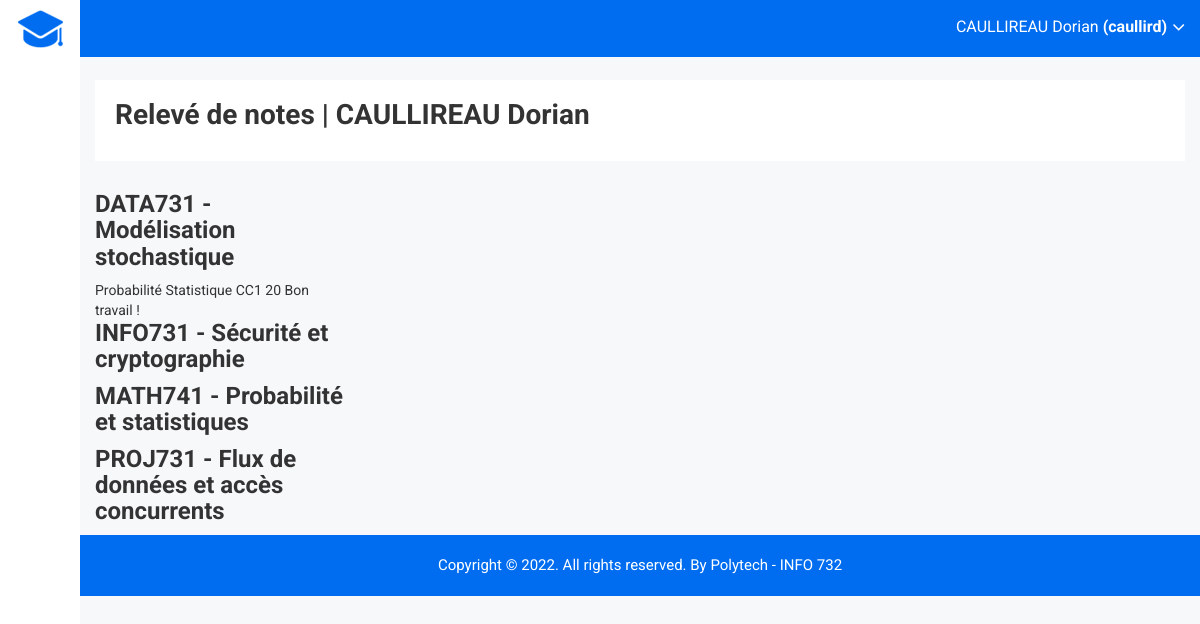
The app's page /?r=releve/student&id=1, older data.
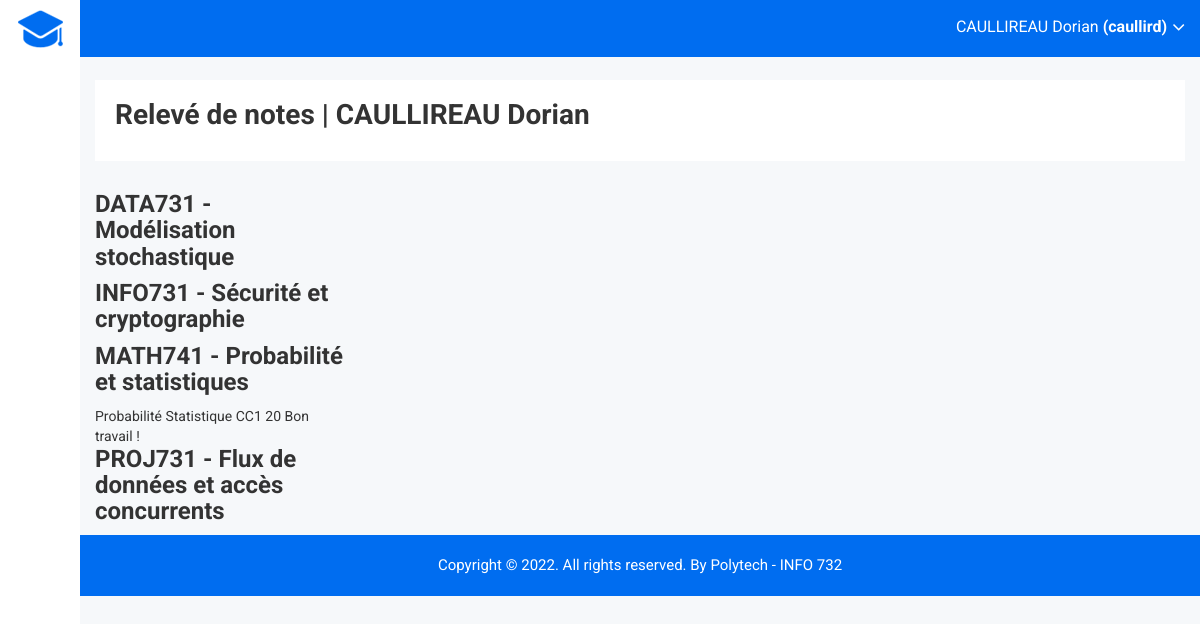
The same page, newer data.
### tables this page shows
CREATE TABLE IF NOT EXISTS internaluser (
    idinternaluser int(11) NOT NULL AUTO_INCREMENT,
    name_user varchar(100) NOT NULL,
    forname_user varchar(100) NOT NULL,
    email varchar(100) NOT NULL,
    password varchar(100) NOT NULL,
    username varchar(100) NULL,
    picture varchar(255) NULL,
    admin boolean NOT NULL default FALSE,
    deleted boolean NOT NULL default FALSE,
    PRIMARY KEY (idinternaluser)
    );

CREATE TABLE IF NOT EXISTS module (
    idmodule int(11) NOT NULL AUTO_INCREMENT,
    title_module varchar(100) NOT NULL,
    description_module varchar(2000) NOT NULL,
    gradecoefficient_module float NOT NULL,
    idteacher int(11) NOT NULL,
    FOREIGN KEY (idteacher) REFERENCES teacher(idteacher),
    PRIMARY KEY (idmodule)
    );

CREATE TABLE IF NOT EXISTS evaluation(
    idevaluation int(11) NOT NULL AUTO_INCREMENT,
    title_evaluation varchar(100) NOT NULL,
    mark_evaluation float(3) NOT NULL,
    comment_evaluation varchar(255) NULL,
    idteacher int(11) NOT NULL,
    idstudent int(11) NOT NULL,
    idmodule int(11) NOT NULL,
    FOREIGN KEY (idteacher) REFERENCES teacher(idteacher),
    FOREIGN KEY (idstudent) REFERENCES student(idstudent),
    FOREIGN KEY (idmodule) REFERENCES module(idmodule),
    PRIMARY KEY (idevaluation)
    );

### controller/ReleveController.php (called while the page is built)
<?php
class ReleveController extends Controller {
    public function student(){
        like_student();
        $this->render("index", [
            'module' => Module::findAll(),
            'evaluation' => Evaluation::findAll(),
            'internaluser' => Internaluser::findOne(['idinternaluser' => parameters()['id']])
        ]);
    }
}

### index.php (called while the page is built, shortened)
<?php
include_once "db.php";
include_once "tools.php";
include_once "controller/route.php";

### model/Model.php (called while the page is built, shortened)
<?php
class Model {
	public function __construct($id=null) {
		$class = get_class($this);
		$table = strtolower($class);
		if ($id != null) {
			$st = db()->prepare("select * from $table where id$table=:id");
			$st->bindValue(":id", $id);
			$st->execute();
			if ($st->rowCount() != 1) {
				throw new Exception("Not in table: ".$table." id: ".$id );
			} else {
				$row = $st->fetch(PDO::FETCH_ASSOC);
				$classes = glob('model/*');
				$classes_update = array();
				foreach($classes as &$value) {
					$value = substr($value,6);
					$value = substr($value,0,-4);
					$classes_update[strtolower($value)] = $value;
				}
				foreach($row as $field => $value) {
					if (substr($field, 0,2) == "id") {
						$linkedField = substr($field, 2);
						$linkedClass = $classes_update[$linkedField];
						if ($linkedClass != get_class($this)) {
							$this->$field = new $linkedClass($value);
						}
						else
							$this->$field = $value;
					} else {
						$this->$field = $value;
					}
				}
			}
		}
	}
	public static function findAll($params = null){
		$class = get_called_class();
		$table = strtolower($class);
		$sql = "select id$table from $table";
		$st = db()->prepare($sql);
		$st->execute();
		$list = array();
		while($row = $st->fetch(PDO::FETCH_ASSOC)) {
			$list[] = new $class($row["id".$table]);
		}
		return $list;
	}
	public static function findOne($data, $operator = null, $params = null) {
        $table = strtolower(get_called_class());
        array_walk($data,
            function (&$v, $k) {
                if(is_string($v)){
                    $v = "$k = '$v'";
                }
                else{
                    $v = $k.' = '.$v;
                }
            }
        );
        if($operator == "or"){
            $res = implode(' or ', $data);
        }else{
            $res = implode(' and ', $data);
        }
        $sql = "select id$table from $table where $res";
        $st = db()->prepare($sql);
        $st->execute();
        $list = array();
        while($row = $st->fetch(PDO::FETCH_ASSOC)) {
            $list[] = new $class($row["id".$table]);
        }
        return $list;
    }
	public function __get($fieldName) {
		$varName = "_".$fieldName;
		if (property_exists(get_class($this), $varName))
			return $this->$varName;
		else {
			throw new Exception("Unknown variable: ".$fieldName." in ".get_class($this));
		}
	}
	public function __set($fieldName, $value) {
		$varName = "_".$fieldName;
		if ($value !== null) {
			if (property_exists(get_class($this), $varName)) {
				$class = get_class($this);
				$table = strtolower($class);
				$id = "_id".$fieldName;
				if (isset($value->$id)) {
					$st = db()->prepare("update $table set id$fieldName=:val where id$table=:id");
					$id = substr($id, 1);
					$st->bindValue(":val", $value->$id);
				} else {
					$st = db()->prepare("update $table set $fieldName=:val where id$table=:id");
				}
			} else {
				throw 	new Exception("Unknown variable: ".$fieldName. " in ".get_class($this));
			}
		}
	}
}

### db.php (called while the page is built)
<?php
$db = new PDO("mysql:host=localhost;dbname=info732","root","");
$db->exec("SET NAMES 'utf8';");
function db() { global $db; return $db; }

### tools.php (called while the page is built, shortened)
<?php
spl_autoload_register(function($name) {
	$dir = "model";
	if (strpos($name,"Controller") !== FALSE)
		$dir = "controller";
	$path = $dir."/".strtolower($name).".php";
});
function like_student(){
    $iduser = 1;
    $_SESSION["user"] = InternalUser::findOne(['idinternaluser' => $iduser]);
}

### view/releve/index.php (the view)
<div class="breadcome-area">
    <div class="container-fluid">
        <div class="row">
            <div class="col-lg-12 col-md-12 col-sm-12 col-xs-12">
                <div class="breadcome-list">
                    <div class="row">
                        <div class="col-lg-12 col-md-6 col-sm-12 col-xs-12">
                            <ul>
                                 <li><span><h1>Relevé de notes | <?php echo $data['internaluser'][0]->name_user." ".$data['internaluser'][0]->forname_user; ?></h1></span>
                                </li>
                            </ul>
                        </div>
                    </div>
                </div>
            </div>
        </div>
    </div>
</div>
<div class="widget-program-bg">
    <div class="container-fluid">
            <?php
                foreach($data['module'] as $module){
            ?>
            <div class="row">
                <div class="col-lg-3 col-md-6 col-sm-6 col-xs-12">
                    <h3><?php echo $module->title_module ?></h3>
                    <?php
                        foreach($data['evaluation'] as $evaluation){
                            if ($evaluation -> idstudent -> idstudent == $data["internaluser"][0]->idinternaluser && $evaluation -> idmodule ->idmodule == $module->idmodule){
                                echo $evaluation->title_evaluation." ".$evaluation->mark_evaluation." ".$evaluation->comment_evaluation;
                        } }
                    ?>
                </div>
            </div>
            <?php
                }
            ?>
    </div>
</div>

### controller/route.php (shortened to what this page needs)
<?php
$parameters = array();
if (isset($_GET))
	foreach($_GET as $k=>$v)
		$parameters[$k] = $v;
function parameters() {
	global $parameters;
	return $parameters;
}
if (isset(parameters()["r"])) {
	$route = parameters()["r"];
	if (strpos($route,"/") === FALSE)
		list($controller, $action) = array($route, "index");
	else
		list($controller, $action) = explode("/", $route);
	$controller = ucfirst($controller)."Controller";
	if (class_exists($controller)) {
		$c = new $controller();
	} else {
		$c = new SiteController();
		$action = substr($controller, 0,
		strpos($controller, "Controller"));
	}
	$c->$action();
} else {
	$c = new SiteController();
	$c->index();
}

### controller/Controller.php (shortened to what this page needs)
<?php
class Controller {
	public function render($view, $d=null) {
		$controller = get_class($this);
		$model = substr($controller, 0,
		strpos($controller, "Controller"));
		$data = $d;
        if($model != "Login"){
            include_once "view/header.php";
            include_once "view/".strtolower($model)."/".$view.".php";
            include_once "view/footer.php";
        }else{
            include_once "view/".strtolower($model)."/".$view.".php";
        }
	}
}

### view/header.php (shortened to what this page needs)
<!doctype html>
<html class="no-js" lang="en">
<head>
    <link rel="stylesheet" href="css/bootstrap.min.css">
    <link rel="stylesheet" href="css/font-awesome.min.css">
    <link rel="stylesheet" href="css/owl.carousel.css">
    <link rel="stylesheet" href="css/owl.theme.css">
    <link rel="stylesheet" href="css/owl.transitions.css">
    <link rel="stylesheet" href="css/animate.css">
    <link rel="stylesheet" href="css/normalize.css">
    <link rel="stylesheet" href="css/meanmenu.min.css">
    <link rel="stylesheet" href="css/main.css">
    <link rel="stylesheet" href="css/educate-custon-icon.css">
    <link rel="stylesheet" href="css/morrisjs/morris.css">
    <link rel="stylesheet" href="css/scrollbar/jquery.mCustomScrollbar.min.css">
    <link rel="stylesheet" href="css/metisMenu/metisMenu.min.css">
    <link rel="stylesheet" href="css/metisMenu/metisMenu-vertical.css">
    <link rel="stylesheet" href="css/calendar/fullcalendar.min.css">
    <link rel="stylesheet" href="css/calendar/fullcalendar.print.min.css">
    <link rel="stylesheet" href="css/template_style.css">
    <link rel="stylesheet" href="css/responsive.css">
</head>
<body class="mini-navbar">
<div class="left-sidebar-pro">
    <nav id="sidebar" class="active">
        <div class="sidebar-header">
            <strong><a href="."><img src="img/logo/logosn.png" alt="" /></a></strong>
        </div>
    </nav>
</div>
<div class="all-content-wrapper">
    <div class="container-fluid">
        <div class="row">
            <div class="col-lg-12 col-md-12 col-sm-12 col-xs-12">
                <div class="logo-pro">
                    <a href="index.html"><img class="main-logo" src="img/logo/logo.png" alt="" /></a>
                </div>
            </div>
        </div>
    </div>
    <div class="header-advance-area">
        <div class="header-top-area">
            <div class="container-fluid">
                <div class="row">
                    <div class="col-lg-12 col-md-12 col-sm-12 col-xs-12">
                        <div class="header-top-wraper">
                            <div class="row">
                                <div class="col-lg-1 col-md-0 col-sm-1 col-xs-12">
                                    <div class="menu-switcher-pro">
                                        <button type="button" id="sidebarCollapse" class="btn bar-button-pro header-drl-controller-btn btn-info navbar-btn">
                                        </button>
                                    </div>
                                </div>
                                <div class="col-lg-5 col-md-5 col-sm-12 col-xs-12">
                                    <div class="header-right-info">
                                        <ul class="nav navbar-nav mai-top-nav header-right-menu">
                                            <li class="nav-item">
                                                <a href="#" data-toggle="dropdown" role="button" aria-expanded="false" class="nav-link dropdown-toggle">
                                                    <span class="admin-name"><?php echo $_SESSION["user"][0]->name_user ;?> <?php echo $_SESSION["user"][0]->forname_user ;?> <b>(<?php echo $_SESSION["user"][0]->username ;?>)</b></span>
                                                    <i class="fa fa-angle-down edu-icon edu-down-arrow"></i>
                                                </a>
                                            </li>
                                        </ul>
                                    </div>
                                </div>
                                <div class="col-lg-2 col-md-3 col-sm-2 col-xs-4">
                                </div>
                            </div>
                        </div>
                    </div>
                </div>
            </div>
        </div>

### view/footer.php (shortened to what this page needs)
<div class="footer-copyright-area">
            <div class="container-fluid">
                <div class="row">
                    <div class="col-lg-12">
                        <div class="footer-copy-right">
                            <p>Copyright © 2022. All rights reserved. By Polytech -<a href="https://polycrew.fr/"> INFO 732 </a></p>
                        </div>
                    </div>
                </div>
            </div>
        </div>
    </div>
</body>
</html>

### css/main.css (style rules this page uses)
html { color: #222; font-size: 1em; line-height: 1.4; }
audio, canvas, iframe, img, svg, video { vertical-align: middle; }

Row changes from the older to the newer data that the page shows:
changed module "DATA731 - Modélisation stochastique": loses evaluation (title_evaluation "Probabilité Statistique CC1", mark_evaluation "20", comment_evaluation "Bon travail !")
changed module "MATH741 - Probabilité et statistiques": gains evaluation (title_evaluation "Probabilité Statistique CC1", mark_evaluation "20", comment_evaluation "Bon travail !")
